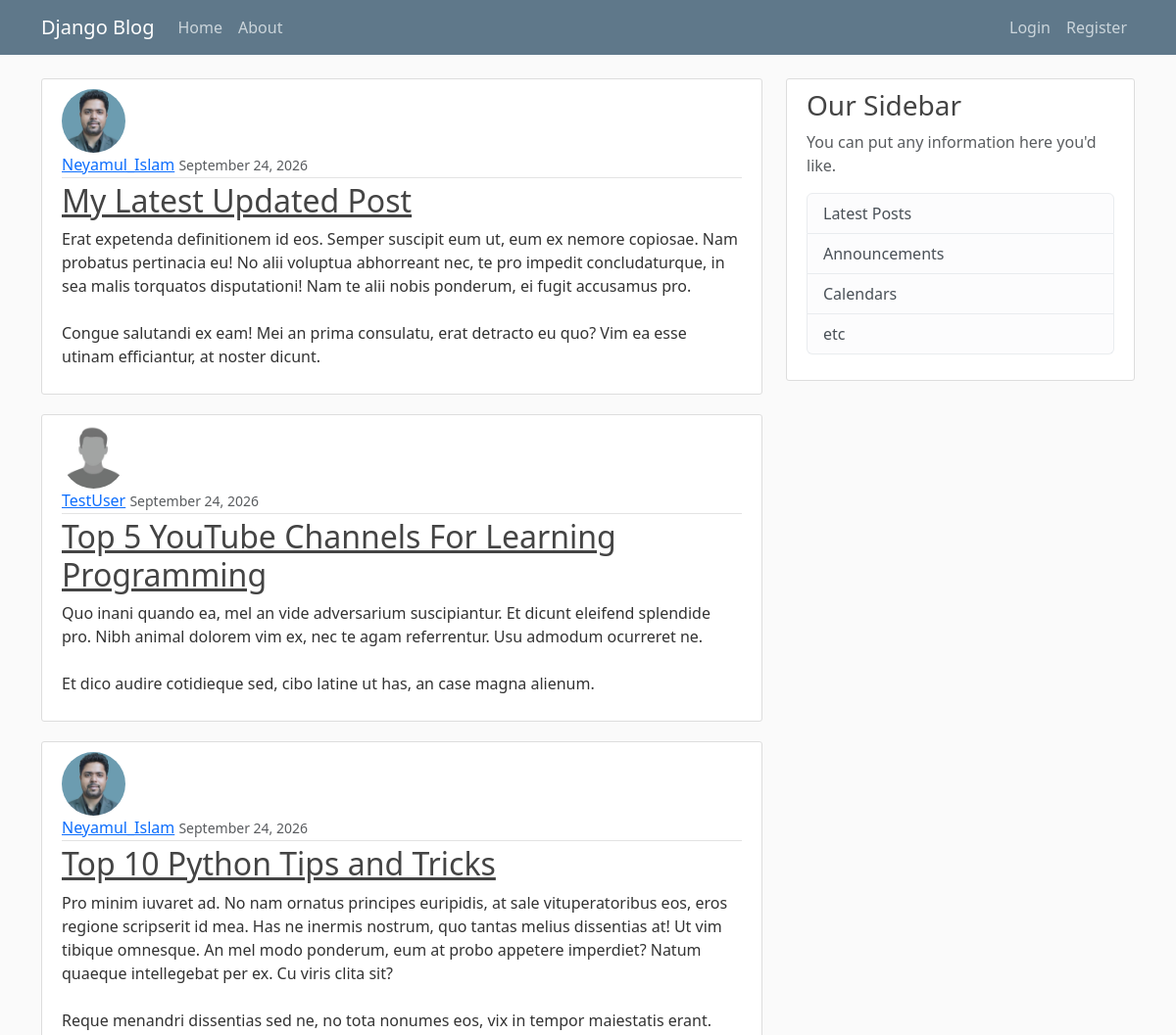
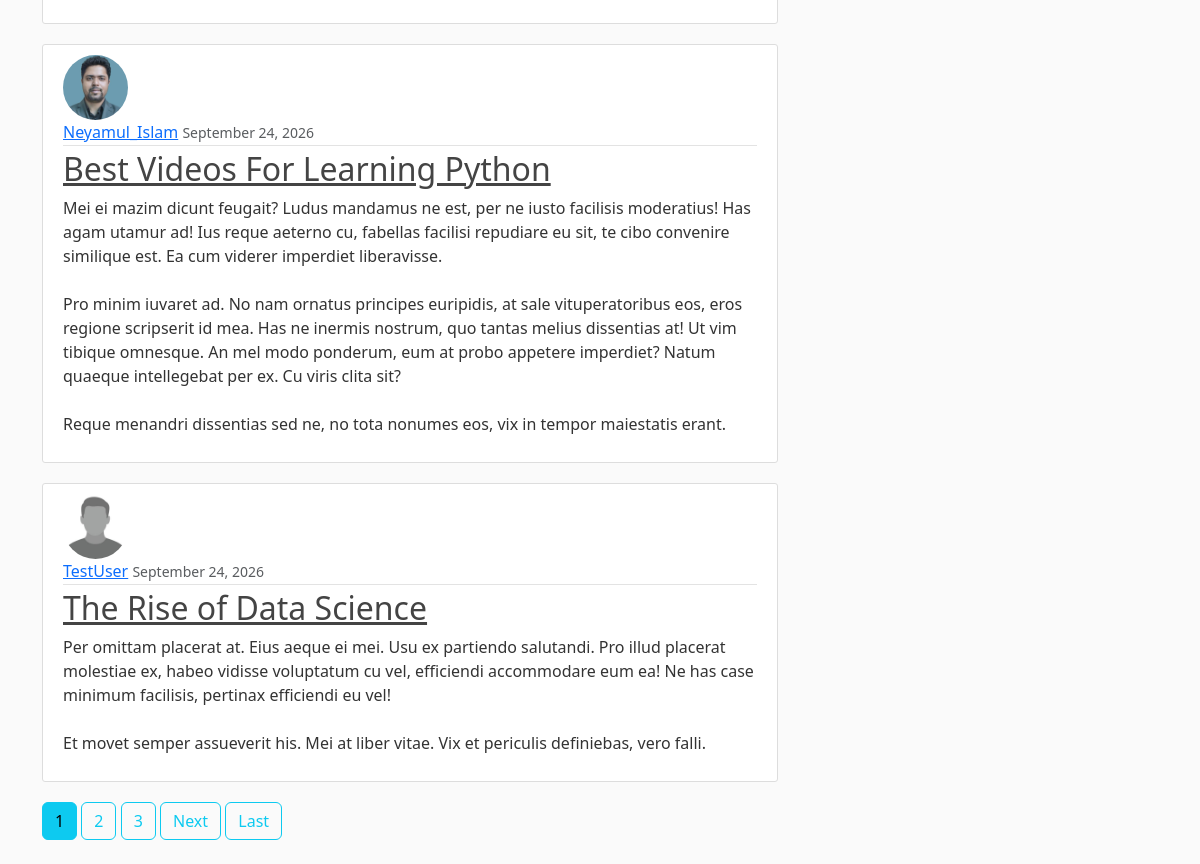
The page / on the database its author committed (2 pictures, top to bottom).
### blog/models.py (models this page shows, shortened)
class Post(models.Model):
    title = models.CharField(max_length=200)
    content = models.TextField()
    date_posted = models.DateTimeField(default=timezone.now)
    author = models.ForeignKey(User,on_delete=models.CASCADE)

### users/models.py (models this page shows, shortened)
class Profile(models.Model):
    user = models.OneToOneField(User,on_delete=models.CASCADE)
    image = models.ImageField(default='default.jpg',upload_to='profile_pics')

### blog/views.py (the view)
# urls.py: path('', PostListView.as_view(), name='blog-home'),
class PostListView(ListView):
    model = Post
    template_name = 'blog/home.html' #<app>/<model>_<viewtype>.html
    context_object_name = 'posts'
    ordering = ['-date_posted']
    paginate_by = 5

### blog/templates/blog/home.html (shortened to what this page needs)
{% extends "blog/base.html" %}
{% block content %}
    {% for post in posts %}
        <article class="media content-section">
            <img class="rounded-circle article-img" src="{{ post.author.profile.image.url }}">
            <div class="media-body">
                <div class="article-metadata">
                    <a class="mr-2" href="{% url 'user-posts' post.author.username %}">{{ post.author }}</a>
                    <small class="text-muted">{{ post.date_posted|date:"F d, Y" }}</small>
                </div>
                <h2><a class="article-title" href="{% url 'post-detail' post.id %}">{{ post.title }}</a></h2>
                <p class="article-content">{{ post.content }}</p>
            </div>
        </article>
    {% endfor %}
    {% if is_paginated %}
        {% for num in page_obj.paginator.page_range %}
            {% if page_obj.number == num %}
                <a class="btn btn-info mb-4" href="?page={{ num }}">{{ num }}</a>
            {% elif num > page_obj.number|add:"-3" and num < page_obj.number|add:"3" %}
                <a class="btn btn-outline-info mb-4" href="?page={{ num }}">{{ num }}</a>
            {% endif %}
        {% endfor %}
        {% if page_obj.has_next %}
            <a class="btn btn-outline-info mb-4" href="?page={{ page_obj.next_page_number }}">Next</a>
            <a class="btn btn-outline-info mb-4" href="?page={{ page_obj.paginator.num_pages }}">Last</a>
        {% endif %}
    {% endif %}
{% endblock content %}

### blog/templates/blog/base.html (shortened to what this page needs)
{% load static %}
<!DOCTYPE html>
<html lang="en">
<head>
    <link href="https://cdn.jsdelivr.net/npm/bootstrap@5.3.8/dist/css/bootstrap.min.css" rel="stylesheet"
>
    <link rel="stylesheet" href="{% static 'blog/main.css' %}">
</head>
<body>
<header class="site-header">
    <nav class="navbar navbar-expand-md navbar-dark bg-steel fixed-top">
        <div class="container">
            <a class="navbar-brand mr-4" href="/">Django Blog</a>
            <div class="collapse navbar-collapse" id="navbarToggle">
                <div class="navbar-nav mr-auto">
                    <a class="nav-item nav-link" href="{% url 'blog-home' %}">Home</a>
                    <a class="nav-item nav-link" href="{% url 'blog-about' %}">About</a>
                </div>
                <div class="navbar-nav ms-auto">
                    {% if user.is_authenticated %}
                        <a class="nav-item nav-link" href="{% url 'logout' %}">Logout</a>
                        <a class="nav-item nav-link" href="{% url 'profile' %}">Profile</a>
                        <a class="nav-item nav-link" href="{% url 'post-create' %}">Create a Post</a>
                    {% else %}
                        <a class="nav-item nav-link" href="{% url 'login' %}">Login</a>
                        <a class="nav-item nav-link" href="{% url 'register' %}">Register</a>
                    {% endif %}
                </div>
            </div>
        </div>
    </nav>
</header>
<main role="main" class="container">
    <div class="row">
        <div class="col-md-8">
            {% block content %}{% endblock %}
        </div>
        <div class="col-md-4">
            <div class="content-section">
                <h3>Our Sidebar</h3>
                <p class='text-muted'>You can put any information here you'd like.
                <ul class="list-group">
                    <li class="list-group-item list-group-item-light">Latest Posts</li>
                    <li class="list-group-item list-group-item-light">Announcements</li>
                    <li class="list-group-item list-group-item-light">Calendars</li>
                    <li class="list-group-item list-group-item-light">etc</li>
                </ul>
                </p>
            </div>
        </div>
    </div>
</main>
</body>
</html>

### blog/static/blog/main.css (style rules this page uses)
body { background: #fafafa; color: #333333; margin-top: 5rem; }
h1, h2, h3, h4, h5, h6 { color: #444444; }
ul { margin: 0; }
.bg-steel { background-color: #5f788a; }
.site-header .navbar-nav .nav-link { color: #cbd5db; }
.content-section { background: #ffffff; padding: 10px 20px; border: 1px solid #dddddd; border-radius: 3px; margin-bottom: 20px; }
.article-title { color: #444444; }
.article-content { white-space: pre-line; }
.article-img { height: 65px; width: 65px; margin-right: 16px; }
.article-metadata { padding-bottom: 1px; margin-bottom: 4px; border-bottom: 1px solid #e3e3e3 }

### rows shown on the page
Post: author.profile.image (picture), author "Neyamul_Islam", date_posted "September 24, 2026", title "My Latest Updated Post", content "Erat expetenda definitionem id eos. Semper suscipit eum ut, eum ex nemore copiosae. Nam probatus pertinacia eu! No alii voluptua abhorreant nec, te pro impedit concludaturque, in sea malis torquatos disputationi! Nam te alii nobis ponderum, ei fugit accusamus pro. Congue salutandi ex eam! Mei an prima consulatu, erat detracto eu quo? Vim ea esse utinam efficiantur, at noster dicunt."
Post: author.profile.image (placeholder picture), author "TestUser", date_posted "September 24, 2026", title "Top 5 YouTube Channels For Learning Programming", content "Quo inani quando ea, mel an vide adversarium suscipiantur. Et dicunt eleifend splendide pro. Nibh animal dolorem vim ex, nec te agam referrentur. Usu admodum ocurreret ne. Et dico audire cotidieque sed, cibo latine ut has, an case magna alienum."
Post: author.profile.image (picture), author "Neyamul_Islam", date_posted "September 24, 2026", title "Top 10 Python Tips and Tricks", content "Pro minim iuvaret ad. No nam ornatus principes euripidis, at sale vituperatoribus eos, eros regione scripserit id mea. Has ne inermis nostrum, quo tantas melius dissentias at! Ut vim tibique omnesque. An mel modo ponderum, eum at probo appetere imperdiet? Natum quaeque intellegebat per ex. Cu viris clita sit? Reque menandri dissentias sed ne, no tota nonumes eos, vix in tempor maiestatis erant."
Post: author.profile.image (picture), author "Neyamul_Islam", date_posted "September 24, 2026", title "Best Videos For Learning Python", content "Mei ei mazim dicunt feugait? Ludus mandamus ne est, per ne iusto facilisis moderatius! Has agam utamur ad! Ius reque aeterno cu, fabellas facilisi repudiare eu sit, te cibo convenire similique est. Ea cum viderer imperdiet liberavisse. Pro minim iuvaret ad. No nam ornatus principes euripidis, at sale vituperatoribus eos, eros regione scripserit id mea. Has ne inermis nostrum, quo tantas melius dissentias at! Ut vim tibique omnesque. An mel modo ponderum, eum at probo appetere imperdiet? Natum quaeque intellegebat per ex. Cu viris clita sit? Reque menandri dissentias sed ne, no tota nonumes eos, vix in tempor maiestatis erant."
Post: author.profile.image (placeholder picture), author "TestUser", date_posted "September 24, 2026", title "The Rise of Data Science", content "Per omittam placerat at. Eius aeque ei mei. Usu ex partiendo salutandi. Pro illud placerat molestiae ex, habeo vidisse voluptatum cu vel, efficiendi accommodare eum ea! Ne has case minimum facilisis, pertinax efficiendi eu vel! Et movet semper assueverit his. Mei at liber vitae. Vix et periculis definiebas, vero falli."

### other values the page prints
{{ num }} "1"
{{ num }} "2" "3"
